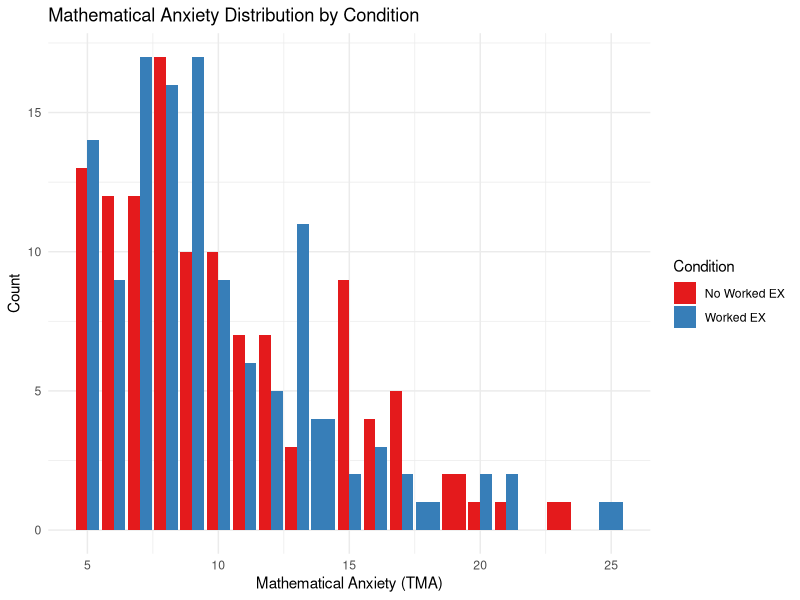
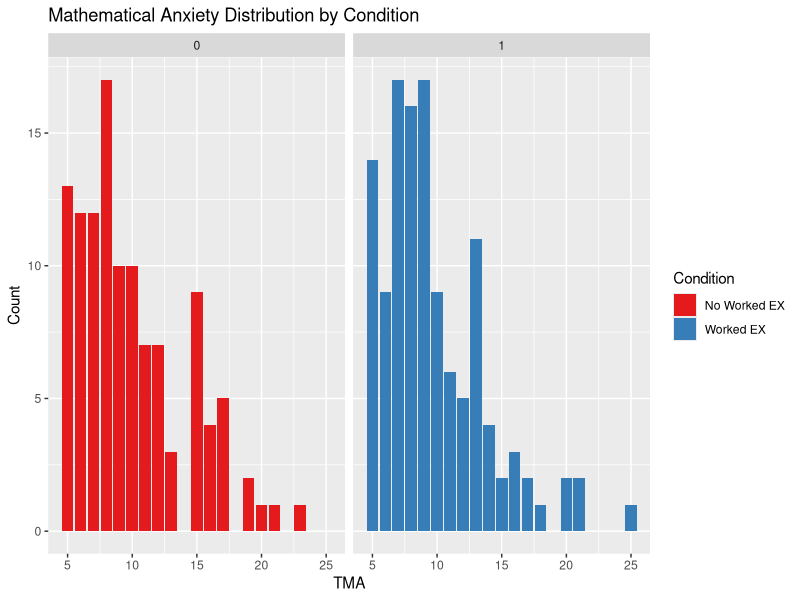
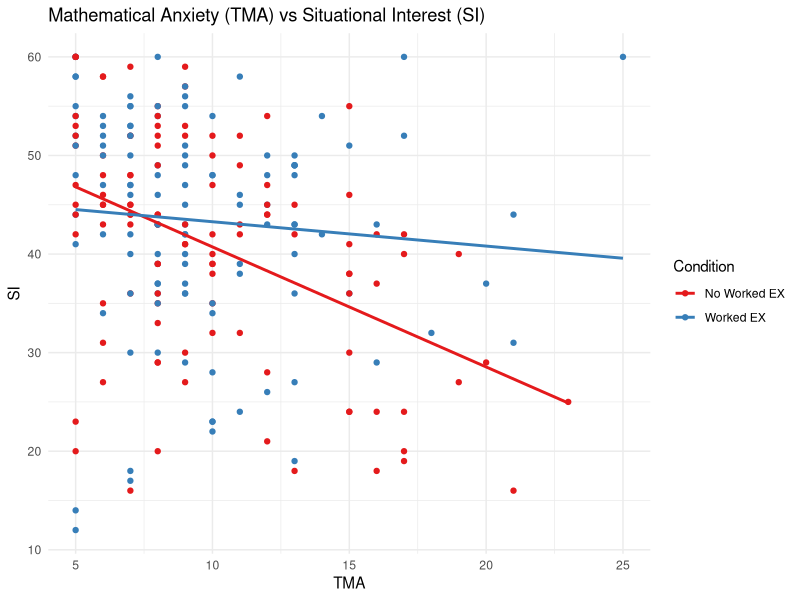
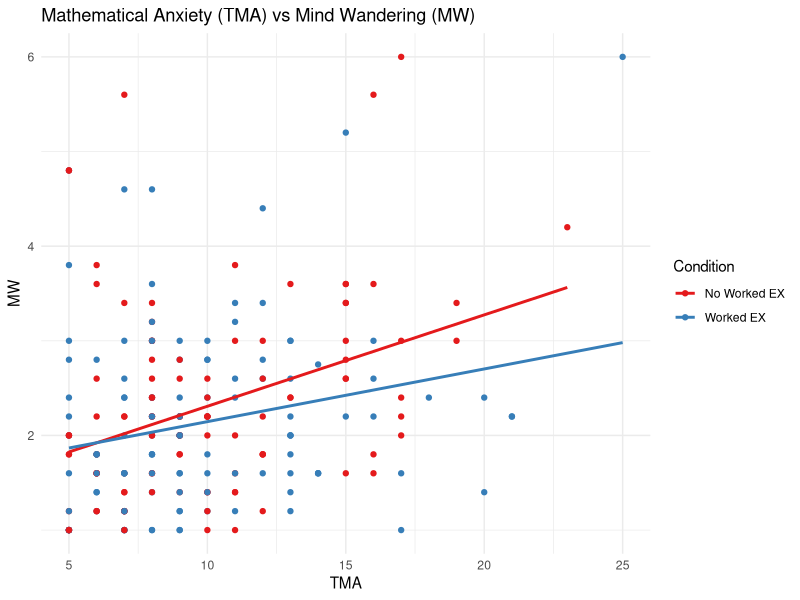
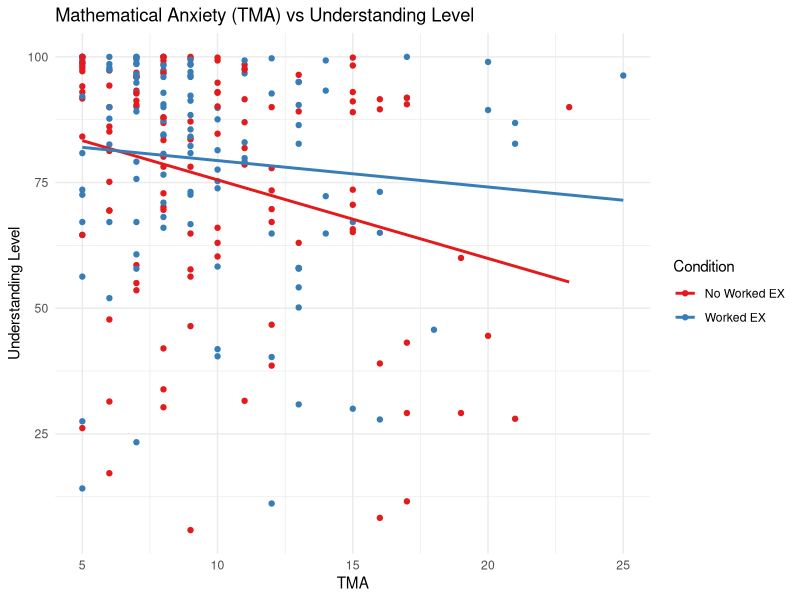
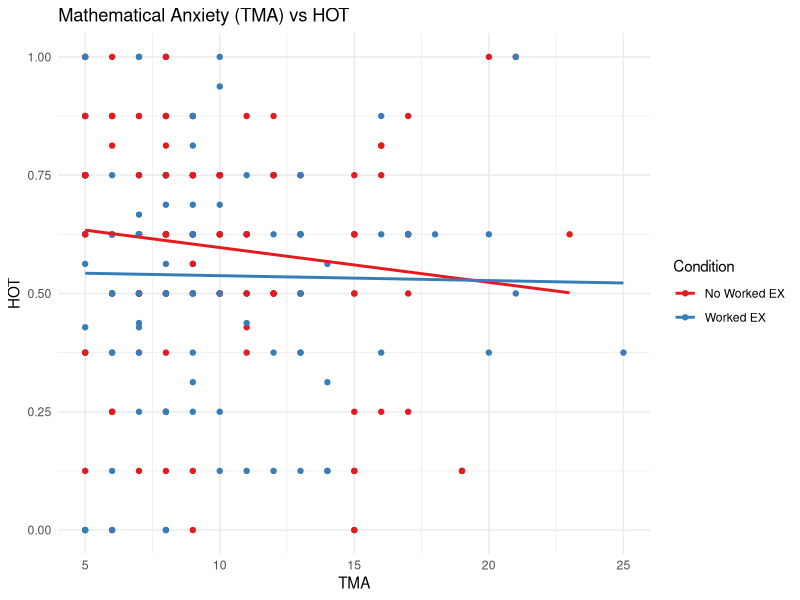

Generate these figures, in order, with R:
## ---- chunk 1
knitr::opts_chunk$set(echo = TRUE)
## ---- chunk 2
library(tidyverse)
## ---- chunk 3
# Raw data
mathCOVID <- readxl::read_excel('../data/KidsCOVID_Winter21_raw data.xlsx')
head(mathCOVID)
# Clean data
clean <- read.csv("../data/affectoutcome_norm_predict_1102.csv")
## ---- chunk 4
glimpse(clean)
## ---- chunk 5
df <- mathCOVID %>% filter(is.na(drop)) %>% 
        select(Condition, race_rv, TMA_sum_rv, SI_sum, MW_day1_avg, MW_day2_avg, 
               Understand_avg, Base_Worry, Base_Enjoy, contains("durimm_avg"),
               contains("del_avg"), DurImm_HOT) 
df$Condition[df$Condition == 2] <- 0
col_names <- c("cond", "race", "tma", "si", "mw1", "mw2", "under_avg", 
               "worry0", "enjoy0", "worry1", "enjoy1", "worry2",
               "enjoy2", "HOT")
colnames(df) <- col_names
head(df)
## ---- chunk 6
df %>% 
  ggplot(aes(x = tma, fill = cond)) + 
  geom_bar(position = "dodge") +
  theme_minimal() + 
  labs(title = "Mathematical Anxiety Distribution by Condition", 
       x = "Mathematical Anxiety (TMA)", y = "Count",
       fill = "Condition") +
  scale_fill_brewer(palette="Set1", labels = 
                      c("No Worked EX", "Worked EX"))

df %>% 
  ggplot(aes(x = tma, fill = cond)) + 
  geom_bar() + 
  facet_grid(.~cond) +
  scale_fill_brewer(palette="Set1", labels = 
                      c("No Worked EX", "Worked EX")) +
  labs(title = "Mathematical Anxiety Distribution by Condition",
       x = "TMA", y = "Count", fill  = "Condition")
## ---- chunk 7
df %>% 
  ggplot(aes( x = tma, y = si, color = cond )) + 
  geom_point() + geom_smooth(method = "lm", se = FALSE) + 
  theme_minimal() + 
  scale_color_brewer(palette="Set1", labels = 
                      c("No Worked EX", "Worked EX")) +
  labs(title = "Mathematical Anxiety (TMA) vs Situational Interest (SI)",
       x = "TMA", y = "SI", color  = "Condition")
## ---- chunk 8
df %>% 
  ggplot(aes( x = tma, y = mw1, color = cond )) + 
  geom_point() + geom_smooth(method = "lm", se = FALSE) + 
  theme_minimal() + 
  scale_color_brewer(palette="Set1", labels = 
                      c("No Worked EX", "Worked EX")) +
  labs(title = "Mathematical Anxiety (TMA) vs Mind Wandering (MW)",
       x = "TMA", y = "MW", color  = "Condition")
## ---- chunk 9
df %>% 
  ggplot(aes( x = tma, y = under_avg, color = cond )) + 
  geom_point() + geom_smooth(method = "lm", se = FALSE) + 
  theme_minimal() + 
  scale_color_brewer(palette="Set1", labels = 
                      c("No Worked EX", "Worked EX")) +
  labs(title = "Mathematical Anxiety (TMA) vs Understanding Level",
       x = "TMA", y = "Understanding Level", color  = "Condition")
## ---- chunk 10
df %>% 
  ggplot(aes(x = tma, y = HOT, color = cond)) + 
  geom_point() + geom_smooth(method = "lm", se = FALSE) + 
  theme_minimal() + 
  scale_color_brewer(palette="Set1", labels = 
                      c("No Worked EX", "Worked EX")) +
  labs(title = "Mathematical Anxiety (TMA) vs HOT",
       x = "TMA", y = "HOT", color  = "Condition")
